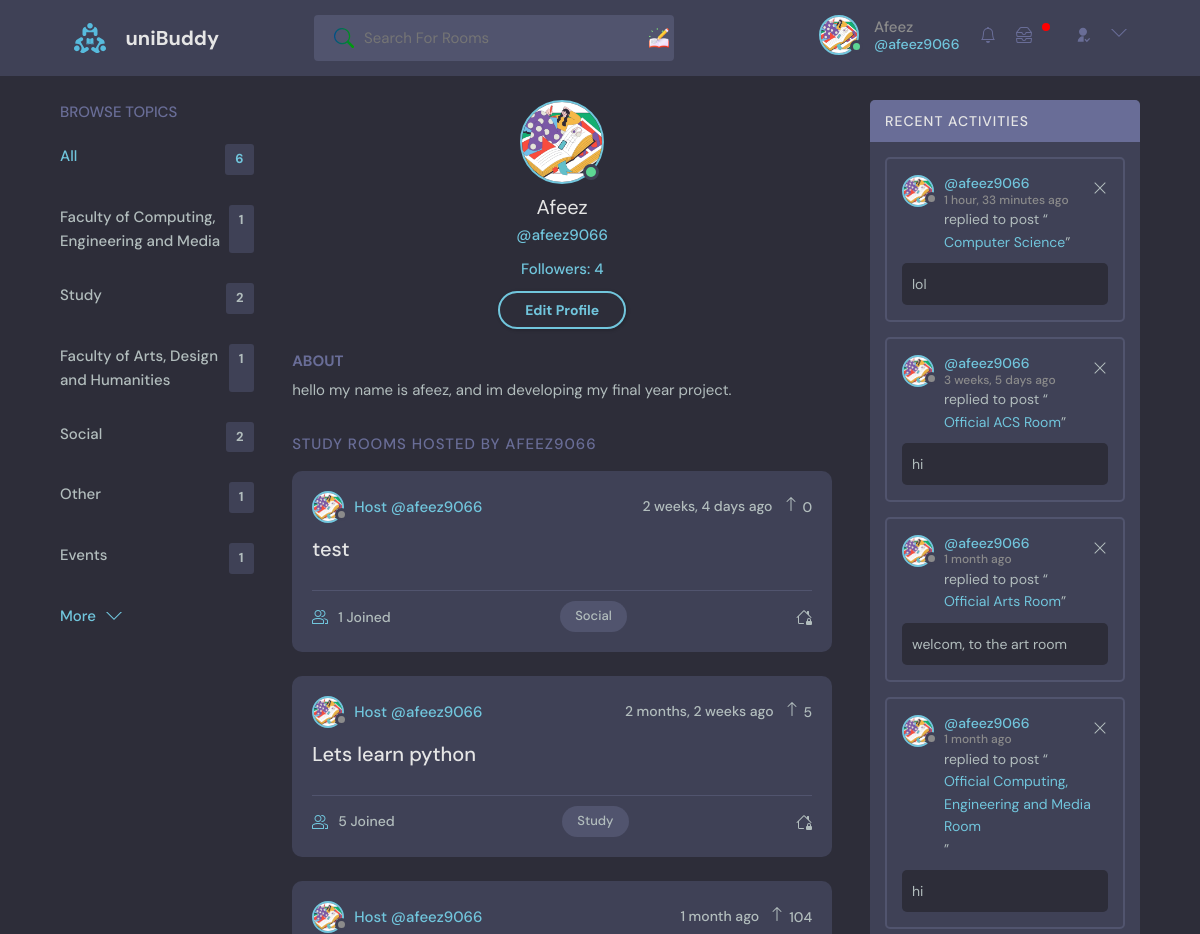
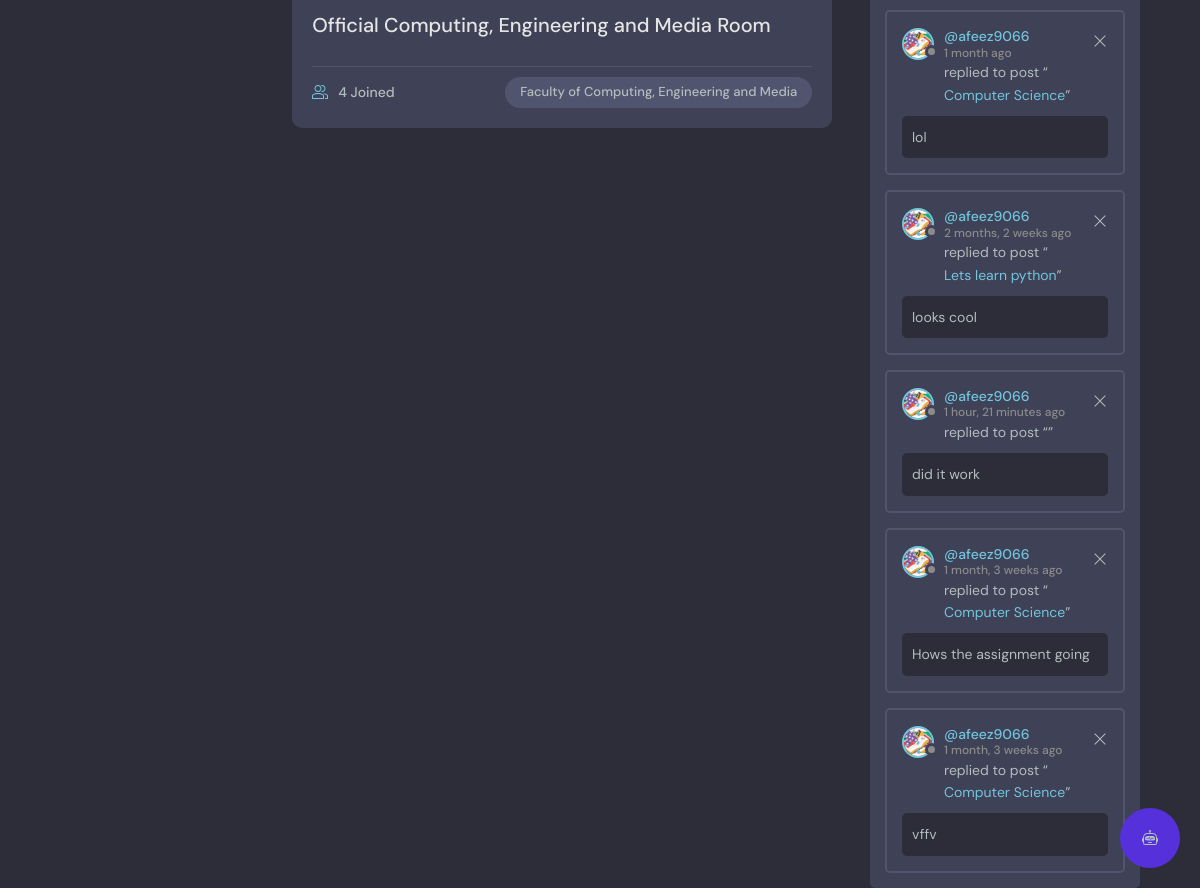
The page /profile/1/ (signed in) on the database its author committed (2 pictures, top to bottom).
### base/models.py (models this page shows, shortened)
class User(AbstractUser):
    name = models.CharField(max_length=200, null=True)
    email = models.EmailField(unique=True, null=True)
    bio = models.TextField(null=True)
    avatar = models.ImageField(null=True, default="avatar.svg")
    followers = models.ManyToManyField('self', related_name='following', blank=True, symmetrical=False)
    follower_count = models.IntegerField(default=0)
    last_checked = models.DateTimeField(auto_now_add=True)
    USERNAME_FIELD = 'email'
    REQUIRED_FIELDS = []

class Topic(models.Model):
    name = models.CharField(max_length=200)

class Room(models.Model):
    host = models.ForeignKey(User, on_delete=models.SET_NULL, null=True)
    topic = models.ForeignKey(Topic, on_delete=models.SET_NULL, null=True)
    name = models.CharField(max_length=200)
    description = models.TextField(null=True, blank=True)
    participants = models.ManyToManyField(
        User, related_name='participants', blank=True)
    updated = models.DateTimeField(auto_now=True)
    created = models.DateTimeField(auto_now_add=True)
    upvotes = models.IntegerField(default=0)
    upvoted_by = models.ManyToManyField(User, related_name='upvoted_rooms')
    is_private = models.BooleanField(default=False)
    access_code = models.CharField(max_length=10, blank=True, null=True)
    admins = models.ManyToManyField(User, related_name="admin_rooms", blank=True)
    class Meta:
        ordering = ['-updated', '-created']
    def __str__(self):
        return self.name

class Message(models.Model):
    user = models.ForeignKey(
        User, on_delete=models.SET_NULL, null=True, blank=True)
    recipient = models.ForeignKey(
        User, on_delete=models.SET_NULL, null=True, blank=True, related_name="messages")
    name = models.CharField(max_length=200, null=True, blank=True)
    email = models.EmailField(max_length=200, null=True, blank=True)
    subject = models.CharField(max_length=200, null=True, blank=True)
    body = models.TextField()
    is_read = models.BooleanField(default=False, null=True)
    room = models.ForeignKey(Room, on_delete=models.CASCADE)
    updated = models.DateTimeField(auto_now=True)
    created = models.DateTimeField(auto_now_add=True)
    class Meta:
        ordering = ['is_read', '-created']

### base/views.py (the view, shortened to what this page needs)
# urls.py: path('profile/<str:pk>/', views.userProfile, name="user-profile"),
@login_required(login_url='login')
def userProfile(request, pk):
    user = User.objects.get(id=pk)
    rooms = user.room_set.all()
    room_messages = user.message_set.all()
    topics = Topic.objects.all()
    followers_count = user.followers.all().count()
    is_following = user.followers.filter(id=request.user.id).exists()
    context = {'user': user, 'rooms': rooms,
               'room_messages': room_messages, 'topics': topics,
               'followers_count': followers_count, 'is_following': is_following}
    return render(request, 'base/profile.html', context)

### base/templatetags/custom_tags.py (called while the page is built)
@register.simple_tag
def unread_messages_count(user):
    return user.messages.filter(is_read=False).count()

### base/templatetags/notification_tags.py (called while the page is built)
@register.simple_tag
def unread_notifications_count(user):
    last_checked = user.last_checked
    return Notification.objects.filter(receiver=user, created_at__gt=last_checked).count()

### base/templates/base/profile.html (shortened to what this page needs)
{% extends 'main.html' %}
{% load static %}
{% block content %}
<main class="profile-page layout layout--3">
  <div class="container">
    {% include 'base/topics_component.html' %}
    <div class="roomList">
      <div class="profile">
        <div class="profile__avatar">
          <div class="avatar avatar--large active">
            <img src="{{user.avatar.url}}" />
          </div>
        </div>
        <div class="profile__info">
          <h3>{{user.name}}</h3>
          <p>@{{user.username}}</p>
          <p>Followers: {{user.followers.count}}</p>
          {% if request.user == user %}
          <a href="{% url 'update-user' %}" class="btn btn--main btn--pill">Edit Profile</a>
          {% endif %}
      </div>
        <div class="profile__about">
          <h3>About</h3>
          <p>
            {{user.bio}}
          </p>
        </div>
      </div>
      <div class="roomList__header">
        <div>
          <h2>Study Rooms Hosted by {{user.username}}</a>
          </h2>
        </div>
      </div>
      {% include 'base/feed_component.html' %}
    </div>
    {% include 'base/activity_component.html' %}
  </div>
</main>
{% endblock content %}

### templates/navbar.html (shortened to what this page needs)
{% load static %}
{% load static custom_tags %}
{% load static notification_tags %}
<header class="header header--loggedIn">
    <div class="container">
        <a href="{% url 'home' %}" class="header__logo">
            <img src="{% static 'images/logo.svg' %}" />
            <h1>uniBuddy</h1>
        </a>
        <form class="header__search" method="GET" action="{% url 'home' %}">
            <label>
                <input name="q" placeholder="Search For Rooms" />
                <div class="search-addon"></div>
            </label>
        </form>
        <nav class="header__menu">
            {% if request.user.is_authenticated %}
            <div class="header__user">
                <a href="{% url 'user-profile' request.user.id %}">
                    <div class="avatar avatar--medium active">
                        <img src="{{request.user.avatar.url}}" />
                    </div>
                    <p>{{request.user.name}} <span>@{{request.user.username}}</span></p>
                    <a href="{% url 'get_notifications' %}">
                    </a>
                    {% unread_messages_count request.user as unreadCount %}
                    <a href="{% url 'inbox' %}">
                        {% if unreadCount > 0 %}
                            <span class="notification-dot"></span>
                        {% endif %}
                    </a>
                </a>
                <a href="{% url 'follower_list' request.user.id %}">
                    <svg xmlns="http://www.w3.org/2000/svg" viewBox="0 0 24 24"> <g> <path fill="none" d="M0 0h24v24H0z"/>
                        <path d="M13 14.062V22H4a8 8 0 0 1 9-7.938zM12 13c-3.315 0-6-2.685-6-6s2.685-6 6-6 6 2.685 6 6-2.685 6-6 6zm5.793 6.914l3.535-3.535 1.415 1.414-4.95 4.95-3.536-3.536 1.415-1.414 2.12 2.121z"/> </g>
                    </svg>
                </a>
                <button class="dropdown-button">
                    <svg version="1.1" xmlns="http://www.w3.org/2000/svg" width="32" height="32" viewBox="0 0 32 32">
                        <title>chevron-down</title>
                        <path d="M16 21l-13-13h-3l16 16 16-16h-3l-13 13z"></path>
                    </svg>
                </button>
            </div>
            {% else %}
            <a href="{% url 'login' %}">
                <img src="{% static 'images/avatar.svg' %}" />
                <p>Login</p>
            </a>
            {% endif %}
        </nav>
    </div>
</header>

### base/templates/base/topics_component.html
<div class="topics">
  <div class="topics__header">
      <h2>Browse Topics</h2>
  </div>
  <ul class="topics__list">
      <li>
          <a href="{% url 'home' %}" class="active">All <span>{{topics.count}}</span></a>
      </li>
      {% for topic in topics %}
      <li>
          <a href="{% url 'home' %}?q={{topic.name}}">{{topic.name}}<span>{{topic.room_set.all.count}}</span></a>
      </li>
      {% endfor %}
  </ul>
  <a class="btn btn--link" href="{% url 'topics' %}">
      More
      <svg version="1.1" xmlns="http://www.w3.org/2000/svg" width="32" height="32" viewBox="0 0 32 32">
          <title>chevron-down</title>
          <path d="M16 21l-13-13h-3l16 16 16-16h-3l-13 13z"></path>
      </svg>
  </a>
</div>

### base/templates/base/feed_component.html (shortened to what this page needs)
{% for room in rooms %}
<div class="roomListRoom">
    <div class="roomListRoom__header">
        {% if room.host %}
        <a href="{% url 'user-profile' room.host.id %}" class="roomListRoom__author">
    {% endif %}
            <div class="avatar avatar--small">
                <img src="{{room.host.avatar.url}}" />
            </div>
            <span>Host @{{room.host.username}}</span>
        </a>
        <div class="roomListRoom__actions">
            <span>{{room.created|timesince}} ago</span>
            <form class="upvote-form" method="POST" action="{% url 'upvote' %}">
                <div class="upvote-container" style="cursor: pointer;">
                    <svg xmlns="http://www.w3.org/2000/svg" width="16" height="16" fill="currentColor" class="bi bi-arrow-up" viewBox="0 0 16 16"> <path fill-rule="evenodd" d="M8 15a.5.5 0 0 0 .5-.5V2.707l3.146 3.147a.5.5 0 0 0 .708-.708l-4-4a.5.5 0 0 0-.708 0l-4 4a.5.5 0 1 0 .708.708L7.5 2.707V14.5a.5.5 0 0 0 .5.5z"/>
                    </svg>
                    <span class="upvote-count">{{ room.upvotes }}</span>
                </div>
            </form>
        </div>
    </div>
    <div class="roomListRoom__content">
        <a href="{% url 'room' room.id %}">{{room.name}}</a>
    </div>
    <div class="roomListRoom__meta">
        <a href="{% url 'room' room.id %}" class="roomListRoom__joined">
            {{room.participants.all.count}} Joined
        </a>
        <p class="roomListRoom__topic">{{room.topic.name}}</p>
    </div>
</div>
{% endfor %}

### base/templates/base/activity_component.html
 <div class="activities">
        <div class="activities__header">
            <h2>Recent Activities</h2>
        </div>
        {% for message in room_messages %}
        <div class="activities__box">
            <div class="activities__boxHeader roomListRoom__header">
                <a href="{% url 'user-profile' message.user.id %}" class="roomListRoom__author">
                    <div class="avatar avatar--small">
                        <img src="{{message.user.avatar.url}}" />
                    </div>
                    <p>
                        @{{message.user.username}}
                        <span>{{message.created|timesince}} ago</span>
                    </p>
                </a>
                {% if request.user == message.user %}
                <div class="roomListRoom__actions">
                    <a href="{% url 'delete-message' message.id %}">
                        <svg version="1.1" xmlns="http://www.w3.org/2000/svg" width="32" height="32" viewBox="0 0 32 32">
                            <title>remove</title>
                            <path
                                d="M27.314 6.019l-1.333-1.333-9.98 9.981-9.981-9.981-1.333 1.333 9.981 9.981-9.981 9.98 1.333 1.333 9.981-9.98 9.98 9.98 1.333-1.333-9.98-9.98 9.98-9.981z">
                            </path>
                        </svg>
                    </a>
                </div>
                {% endif %}
            </div>
            <div class="activities__boxContent">
                <p>replied to post “<a href="{% url 'room' message.room.id %}">{{message.room}}</a>”</p>
                <div class="activities__boxRoomContent">{{message.body}}</div>
            </div>
        </div>
        {% endfor %}
    </div>

### rows shown on the page
User: user.avatar (picture), user.name "Afeez", user.username "afeez9066", avatar (picture), name "Afeez", username "afeez9066", followers.count "4", bio "hello my name is afeez, and im developing my final year project.", username "AFEEZ9066"
Topic: name "Faculty of Computing, Engineering and Media", room_set.all.count "1"
Topic: name "Study", room_set.all.count "2"
Topic: name "Faculty of Arts, Design and Humanities", room_set.all.count "1"
Topic: name "Social", room_set.all.count "2"
Topic: name "Other", room_set.all.count "1"
Topic: name "Events", room_set.all.count "1"
Room: host.avatar (picture), host.username "afeez9066", created "2 weeks, 4 days", upvotes "0", name "test", participants.all.count "1", topic.name "Social", is_private True (drawn)
Room: host.avatar (picture), host.username "afeez9066", created "2 months, 2 weeks", upvotes "5", name "Lets learn python", participants.all.count "5", topic.name "Study", is_private True (drawn)
Room: host.avatar (picture), host.username "afeez9066", created "1 month", upvotes "104", name "Official Computing, Engineering and Media Room", participants.all.count "4", topic.name "Faculty of Computing, Engineering and Media"
Message: user.avatar (picture), user.username "afeez9066", created "1 hour, 33 minutes", room "Computer Science", body "lol"
Message: user.avatar (picture), user.username "afeez9066", created "3 weeks, 5 days", room "Official ACS Room", body "hi"
Message: user.avatar (picture), user.username "afeez9066", created "1 month", room "Official Arts Room", body "welcom, to the art room"
Message: user.avatar (picture), user.username "afeez9066", created "1 month", room "Official Computing, Engineering and Media Room", body "hi"
Message: user.avatar (picture), user.username "afeez9066", created "1 month", room "Computer Science", body "lol"
Message: user.avatar (picture), user.username "afeez9066", created "2 months, 2 weeks", room "Lets learn python", body "looks cool"
Message: user.avatar (picture), user.username "afeez9066", created "1 hour, 21 minutes", body "did it work"
Message: user.avatar (picture), user.username "afeez9066", created "1 month, 3 weeks", room "Computer Science", body "Hows the assignment going"
Message: user.avatar (picture), user.username "afeez9066", created "1 month, 3 weeks", room "Computer Science", body "vffv"

### other values the page prints
{{ topics.count }} "6"
